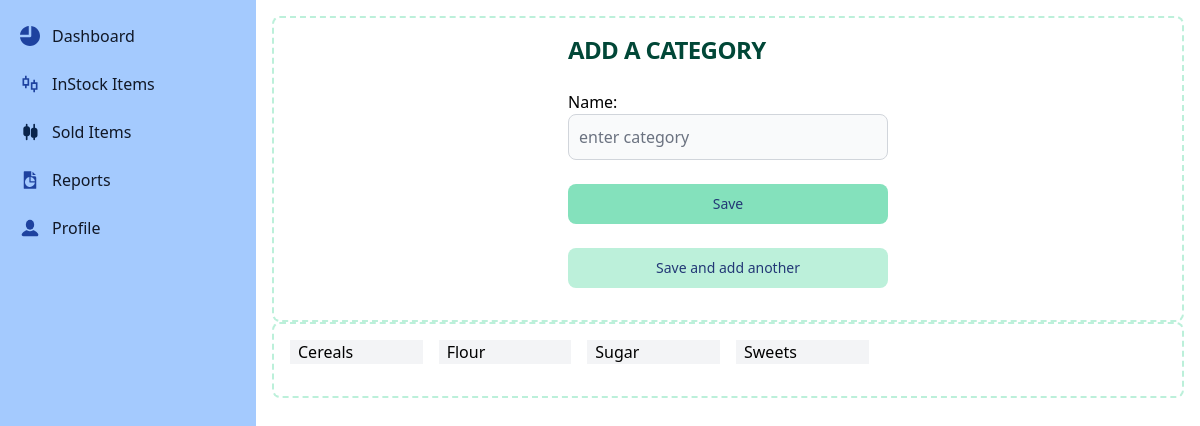
The app's page /dashboard/add-category/, older data.
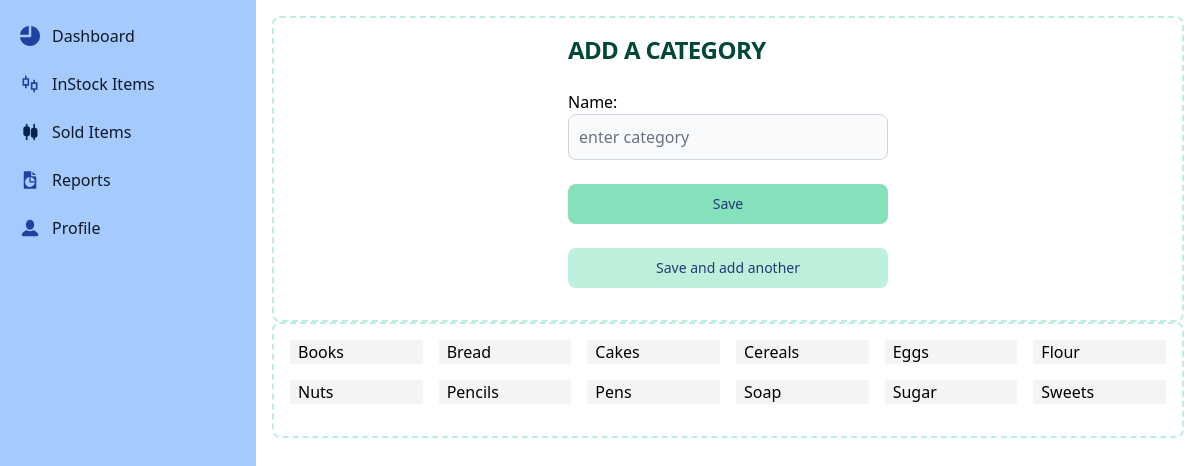
The same page, newer data.
### inventory/models.py (models this page shows, shortened)
class Category(models.Model):
    name = models.CharField(max_length=255)
    class Meta:
        ordering = ('name',)
        verbose_name_plural = 'Categories'

### dashboard/views.py (the view)
# urls.py: path('add-category/', add_category, name='add_category'),
def add_category(request):
    categories = Category.objects.all()
    if request.method == 'POST':
        form = CategoryForm(request.POST)
        if form.is_valid():
            form.save()
            if 'save_and_add_another' in request.POST:
                return redirect('dashboard:add_category')
            else:
                return redirect('dashboard:sold')
    else:
        form = CategoryForm()
    return render(request, 'dashboard/add_category.html', {'form': form, 'category': categories})

### dashboard/forms.py
class CategoryForm(forms.ModelForm):
    name = forms.CharField(
        widget=forms.TextInput(attrs={
            'placeholder': 'enter category',
            'id': 'enter-category',
            'class': 'bg-gray-50 border border-gray-300 text-gray-900 rounded-lg focus:ring-primary-600 focus:border-primary-600 block w-full p-2.5 dark:bg-gray-700 dark:border-gray-600 dark:placeholder-gray-400 dark:text-white dark:focus:ring-blue-500 dark:focus:border-blue-500',
            'required': True,
        })
    )
    class Meta:
        model = Category
        fields = ['name']

### dashboard/templates/dashboard/add_category.html (shortened to what this page needs)
{% extends 'core/dashboard.html' %}
{% load static %}
{% block content %}
    <div class="p-4 sm:ml-64">
        <div class="p-4 grid items-center justify-center border-2 border-green-200 border-dashed rounded-lg dark:border-gray-700">
           <div class="w-80 mb-4">
                 <h1 class="text-xl uppercase font-bold leading-tight tracking-tight text-green-900 md:text-2xl dark:text-white">
                    Add a category
                </h1>
                <form class="space-y-4 md:space-y-6" method="POST" action=".">
                    {{ form.as_p }}
                    <button type="submit" name="save" class="w-full text-blue-900 bg-green-300 hover:bg-blue-400 focus:ring-4 focus:outline-none focus:ring-primary-300 font-medium rounded-lg text-sm px-5 py-2.5 text-center dark:bg-primary-600 dark:hover:bg-primary-700 dark:focus:ring-primary-800">Save</button>
                    <button type="submit" name="save_and_add_another" class="w-full text-blue-900 bg-green-200 hover:bg-blue-400 focus:ring-4 focus:outline-none focus:ring-primary-300 font-medium rounded-lg text-sm px-5 py-2.5 text-center dark:bg-primary-600 dark:hover:bg-primary-700 dark:focus:ring-primary-800">Save and add another</button>
                </form>
           </div>
        </div>
        <div class="p-4 border-2 border-green-200 border-dashed rounded-lg dark:border-gray-700">
            <div class="w-full mb-4">
                <ul class="grid grid-cols-2 lg:grid-cols-6 gap-4">
                    {% for categories in category %}
                    <li class="bg-gray-100 px-2">
                            {{ categories.name }}
                    </li>
                    {% endfor %}
                </ul>
            </div>
         </div>
     </div>
{% endblock %}

### core/templates/core/dashboard.html (shortened to what this page needs)
{% extends 'core/base.html' %}
{% load static %}
{% block temp %}
 <aside id="sidebar-multi-level-sidebar" class="fixed top-0 left-0 z-40 w-64 h-screen transition-transform -translate-x-full sm:translate-x-0" aria-label="Sidebar">
    <div class="h-full px-3 py-4 overflow-y-auto bg-blue-300 dark:bg-gray-800">
       <ul class="space-y-2 font-medium">
          <li>
             <a href="{% url 'dashboard:home_dashboard' %}" class="flex items-center p-2 text-gray-900 rounded-lg dark:text-white hover:bg-blue-200 dark:hover:bg-gray-700 group">
                <span class="ms-3">Dashboard</span>
             </a>
          </li>
          <li>
             <a href="{% url 'dashboard:stock_list' %}" class="flex items-center p-2 text-gray-900 rounded-lg dark:text-white hover:bg-blue-200 dark:hover:bg-gray-700 group">
                <span class="flex-1 ms-3 whitespace-nowrap">InStock Items</span>
             </a>
          </li>
          <li>
            <a href="{% url 'dashboard:sold' %}" class="flex items-center p-2 text-gray-900 rounded-lg dark:text-white hover:bg-blue-200 dark:hover:bg-gray-700 group">
             <span class="flex-1 ms-3 whitespace-nowrap">Sold Items</span>
          </a>
          </li>
          <li>
            <a href="{% url 'reports:get_inventory_data' %}" class="flex items-center p-2 text-gray-900 rounded-lg dark:text-white hover:bg-blue-200 dark:hover:bg-gray-700 group">
               <span class="flex-1 ms-3 whitespace-nowrap">Reports</span>
            </a>
         </li>
          <li>
            <a href="#" class="flex items-center p-2 text-gray-900 rounded-lg dark:text-white hover:bg-blue-200 dark:hover:bg-gray-700 group">
               <span class="flex-1 ms-3 whitespace-nowrap">Profile</span>
            </a>
         </li>
       </ul>
    </div>
 </aside>
 {%block content%}
 {% endblock %}
{% endblock %}

### core/templates/core/base.html (shortened to what this page needs)
{% load static %}
<!DOCTYPE html>
<html lang="en">
<head>
    <link rel="stylesheet" href="{% static 'css/tw_output/output.css' %}">
</head>
<body>
{% block temp %}{% endblock %}
</body>
</html>

Row changes from the older to the newer data that the page shows:
added Category: name "Books"
added Category: name "Bread"
added Category: name "Cakes"
added Category: name "Eggs"
added Category: name "Nuts"
added Category: name "Pencils"
added Category: name "Pens"
added Category: name "Soap"
